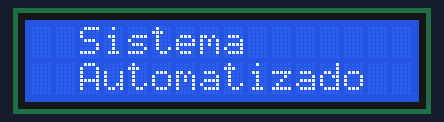
A sketch run on a simulated Arduino Uno, built with avr-gcc and run on an emulated ATmega328P. Parts: 16×2 character LCD.

Above: at 0.1 s.
At 5.11 s:
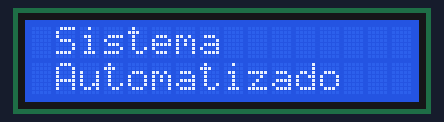
At 6.11 s:
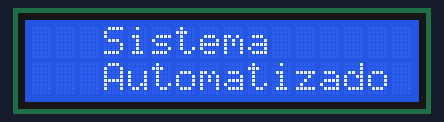
At 8.3 s:
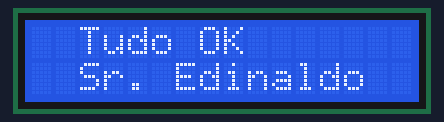
At 13.32 s:
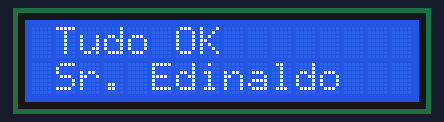
At 15.5 s:
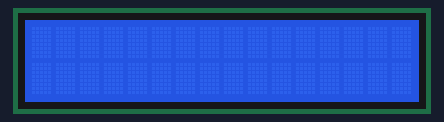

The sketch:

Display_sem_I2C.ino
```cpp
/*
     CÓDIGO:  Display sem módulo I2C
     AUTOR:   Guilherme Silva De Souza
     SKETCH:  TESTE 01
     DATA:    26/05/20
*/

#include <LiquidCrystal.h>

LiquidCrystal lcd(7,6,5,4,3,2);

void setup() {
  // Inicia
  lcd.begin(16,2);
  lcd.clear();
}

void loop() {
  lcd.setCursor(2,0);
  lcd.print("Sistema");
  lcd.setCursor(2,1);
  lcd.print("Automatizado");
  delay(5000);

  for (int pos = 0; pos < 3; pos++){
    lcd.scrollDisplayLeft();
    delay(100);
  }

    for (int pos = 0; pos < 6; pos++){
    lcd.scrollDisplayRight();
    delay(100);
  }

    for (int pos = 0; pos < 3; pos++){
    lcd.scrollDisplayLeft();
    delay(100);
  }
  delay(1000);

  lcd.noDisplay(); //Apaga o display
  delay(500);
  lcd.display();
  delay(500);

  lcd.setCursor(2,0);
  lcd.print("Tudo OK");
  lcd.setCursor(2,1);
  lcd.print("Sr. Edinaldo");
  delay(5000);

    for (int pos = 0; pos < 3; pos++){
    lcd.scrollDisplayLeft();
    delay(100);
  }

    for (int pos = 0; pos < 6; pos++){
    lcd.scrollDisplayRight();
    delay(100);
  }

    for (int pos = 0; pos < 3; pos++){
    lcd.scrollDisplayLeft();
    delay(100);
  }
  delay(1000);

  lcd.noDisplay(); //Apaga o display
  delay(500);
  lcd.display();
  delay(500);

  lcd.clear();
}
```

Measured:
- by itself, everything shown: repeats every 16.4 s, in 31 steps
- what the display in image 3 shows lasts 5.0 s, from 8.3 s to 13.3 s
- what the display in image 5 shows lasts 0.5 s, from 15.5 s to 16.0 s
